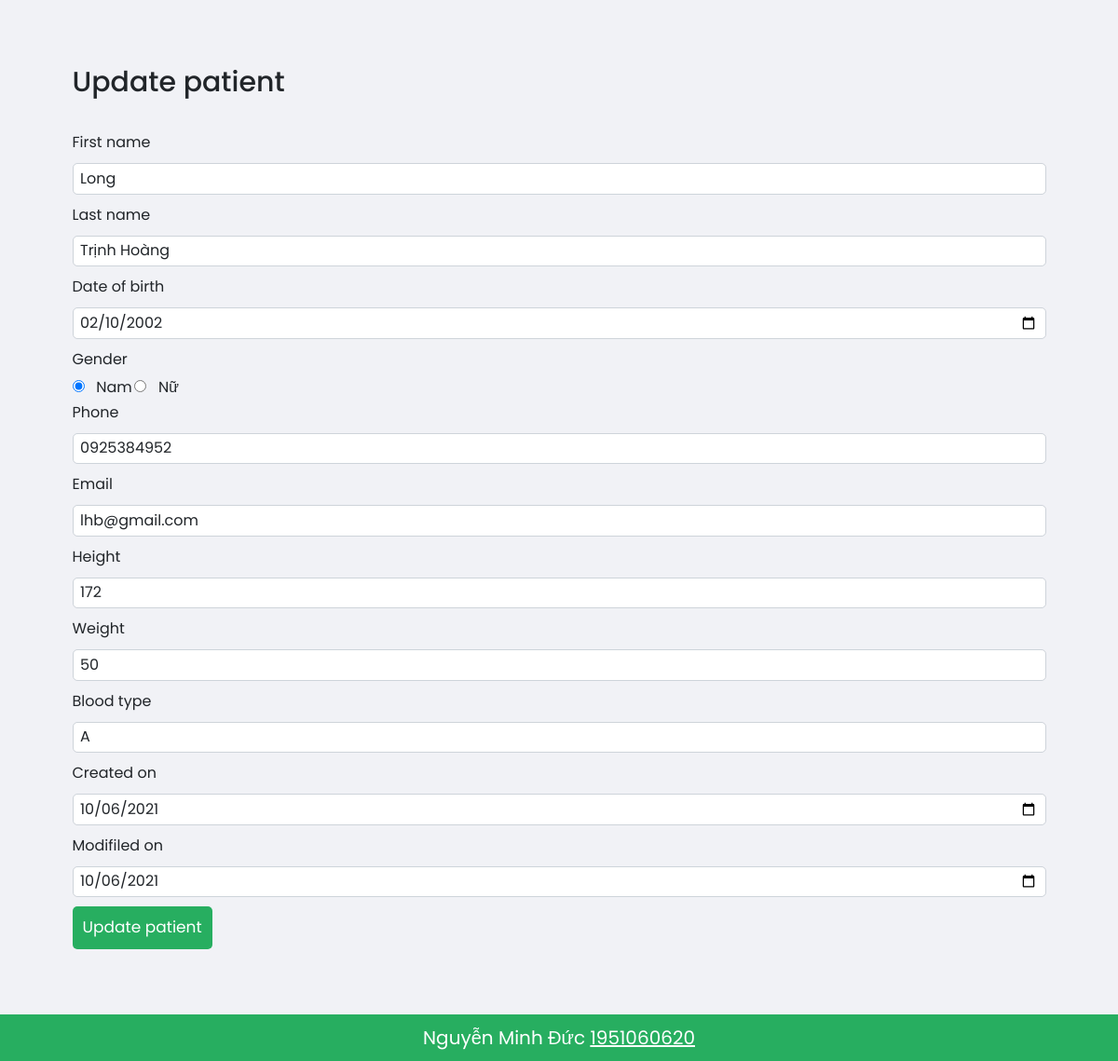
The page /src/admin/update_patient.php?id=4 on the database its author committed.
### tables this page shows
CREATE TABLE `patient` (
  `patiendtid` int(11) NOT NULL,
  `firstname` varchar(100) DEFAULT NULL,
  `lastname` varchar(100) DEFAULT NULL,
  `dateofbirth` date DEFAULT NULL,
  `gender` tinyint(4) DEFAULT NULL,
  `mobile` char(20) DEFAULT NULL,
  `email` varchar(100) DEFAULT NULL,
  `height` float DEFAULT NULL,
  `weight` float DEFAULT NULL,
  `blood_type` varchar(100) DEFAULT NULL,
  `created_on` date DEFAULT NULL,
  `modified_on` date DEFAULT NULL
);

### src/admin/update_patient.php (the view, shortened to what this page needs)
<?php
include('../config/header.php');
?>
<div class="main">
    <div class="container">
        <h2 class="heading">Update patient</h2>
        <form action="" method="POST" class="register">
            <?php
            $id = $_GET['id'];
            $sql = "SELECT * FROM patient Where patiendtid = '$id'";
            $res = mysqli_query($con, $sql);
            if ($res == true) {
                $count = mysqli_num_rows($res);
                if ($count == 1) {
                    $row = mysqli_fetch_assoc($res);
                    $first_name = $row['firstname'];
                    $last_name = $row['lastname'];
                    $birthday = $row['dateofbirth'];
                    $gender = $row['gender'];
                    $phone = $row['mobile'];
                    $email = $row['email'];
                    $height = $row['height'];
                    $weight = $row['weight'];
                    $blood = $row['blood_type'];
                    $date2 = $row['modified_on'];
                }
            }
            ?>
            <form action="" method="POST" class="register">
                <div class="form-group">
                    <span>First name</span>
                    <input type="text" class="form-control" name="name1" value="<?php echo $first_name ?>">
                </div>
                <div class="form-group">
                    <span>Last name</span>
                    <input type="text" class="form-control" name="name2" value="<?php echo $last_name ?>">
                </div>
                <div class="form-group">
                    <span>Date of birth</span>
                    <input type="date" class="form-control" name="date1" value="<?php echo $birthday ?>">
                </div>
                <div class="form-group">
                    <span>Gender</span>
                    <br>
                    <div class="gender">
                        <input type="radio" <?php if($gender==1) {echo "checked"; }?> name="gender" value="1"> <span>Nam</span>
                        <input type="radio" <?php if($gender==0) {echo "checked"; }?> name="gender" value="0"> <span>Nữ</span>
                    </div>
                </div>
                <div class="form-group">
                    <span>Phone</span>
                    <input type="tel" class="form-control" name="phone1" value="<?php echo $phone ?>">
                </div>
                <div class="form-group">
                    <span>Email</span>
                    <input type="email" class="form-control" name="mail" value="<?php echo $email ?>">
                </div>
                <div class="form-group">
                    <span>Height</span>
                    <input type="text" class="form-control" name="height" value="<?php echo $height ?>">
                </div>
                <div class="form-group">
                    <span>Weight</span>
                    <input type="text" class="form-control" name="weight" value="<?php echo $weight ?>">
                </div>
                <div class="form-group">
                    <span>Blood type</span>
                    <input type="text" class="form-control" name="blood" value="<?php echo $blood ?>">
                </div>
                <div class="form-group">
                    <span>Created on</span>
                    <input type="date" class="form-control" name="date2" value="<?php echo $date2 ?>">
                </div>
                <div class="form-group">
                    <span>Modifiled on</span>
                    <input type="date" class="form-control" name="date3" value="<?php echo $date2 ?>">
                </div>
                <input type="submit" name="submit" value="Update patient" class="btn">
            </form>
    </div>
</div>
<?php
include('../config/footer.php');
?>

### src/css/style.css (style rules this page uses)
* { font-family: 'Poppins', sans-serif; margin: 0; padding: 0; box-sizing: border-box; outline: none; border:none; text-decoration: none; }
.btn { display: inline-block; padding: 0.9rem 1rem; border-radius: 0.5rem; color: #fff; background-color: var(--green); font-size: 1.7rem; cursor: pointer; }
.main { background-color: #f1f2f6; padding: 7rem; }
.main .container .heading { padding-bottom: 3rem; font-size: 3rem; }
.register .form-group span { font-size: 1.6rem; }
.register .form-group input { margin: 1rem 0; font-size: 1.6rem; border-radius: 0.5rem; }
.register .form-group .gender input { margin-right: 1rem; }

### rows shown on the page
patient: name1 "Long", name2 "Trịnh Hoàng", date1 "02/10/2002", gender "☑", phone1 "0925384952", mail "lhb@gmail.com", height "172", weight "50", blood "A", date2 "10/06/2021", date3 "10/06/2021"
